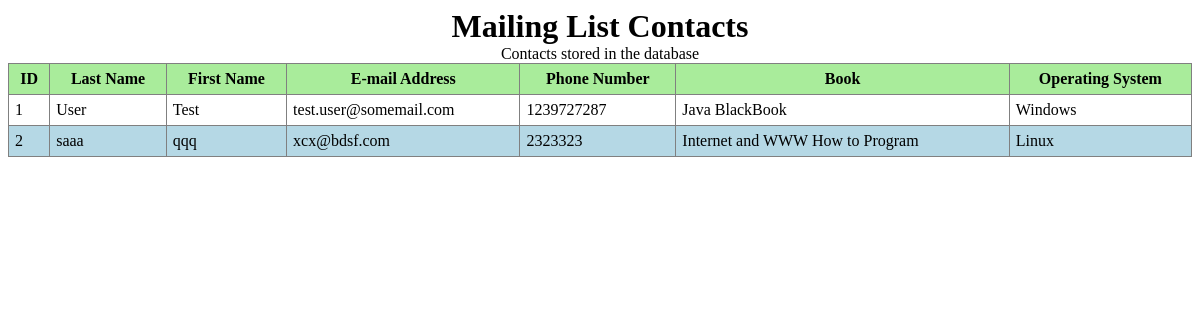
Screenshot of /html/dynacons/formDatabase.php with the database file from the repository.
### tables this page shows
CREATE TABLE IF NOT EXISTS mailinglist (
    id      INT(11) NOT NULL AUTO_INCREMENT,
    fname   VARCHAR(11) NOT NULL,
    lname   VARCHAR(11) NOT NULL,
    email   VARCHAR(25) NOT NULL,
    phone   VARCHAR(11) NOT NULL,
    favbook VARCHAR(50) NOT NULL,
    favos   VARCHAR(15) NOT NULL,
    PRIMARY KEY (id)
);

### html/dynacons/formDatabase.php (the view, shortened to what this page needs)
<!DOCTYPE html>
<html lang="en">
<head>
</head>
<body>
<h1>Mailing List Contacts</h1>
<?php
$conn = mysqli_connect("db", "root", "password", "books");
$sql = "SELECT * FROM mailinglist ORDER BY id";
$result = mysqli_query($conn, $sql);
if (mysqli_num_rows($result) > 0) {
    print("<table>
        <caption>Contacts stored in the database</caption>
        <tr>
            <th>ID</th>
            <th>Last Name</th>
            <th>First Name</th>
            <th>E-mail Address</th>
            <th>Phone Number</th>
            <th>Book</th>
            <th>Operating System</th>
        </tr>");
    $counter = 0;
    while ($row = mysqli_fetch_assoc($result)) {
        $class = ($counter % 2 == 0) ? "odd" : "even";
        print("<tr class='$class'>
            <td>" . $row["id"] . "</td>
            <td>" . $row["fname"] . "</td>
            <td>" . $row["lname"] . "</td>
            <td>" . $row["email"] . "</td>
            <td>" . $row["phone"] . "</td>
            <td>" . $row["favbook"] . "</td>
            <td>" . $row["favos"] . "</td>
        </tr>");
        ++$counter;
    }
    print("</table>");
} else {
    echo "0 results";
}
?>
</body>
</html>

### html/dynacons/formDatabase.php (style rules this page uses)
h1 { text-align: center; margin: 0; }
table { width: 100%; border-collapse: collapse; border: 1px solid gray; }
caption { text-align: center; }
th { background-color: #a9ec9b; padding: 6px; border: 1px solid gray; }
td { padding: 6px; border: 1px solid gray; }
tr.odd { background-color: #ffffff; }
tr.even { background-color: #b5d8e5; }

### rows the page displays
mailinglist: id "1", fname "User", lname "Test", email "test.user@somemail.com", phone "1239727287", favbook "Java BlackBook", favos "Windows"
mailinglist: id "2", fname "saaa", lname "qqq", email "xcx@bdsf.com", phone "2323323", favbook "Internet and WWW How to Program", favos "Linux"
